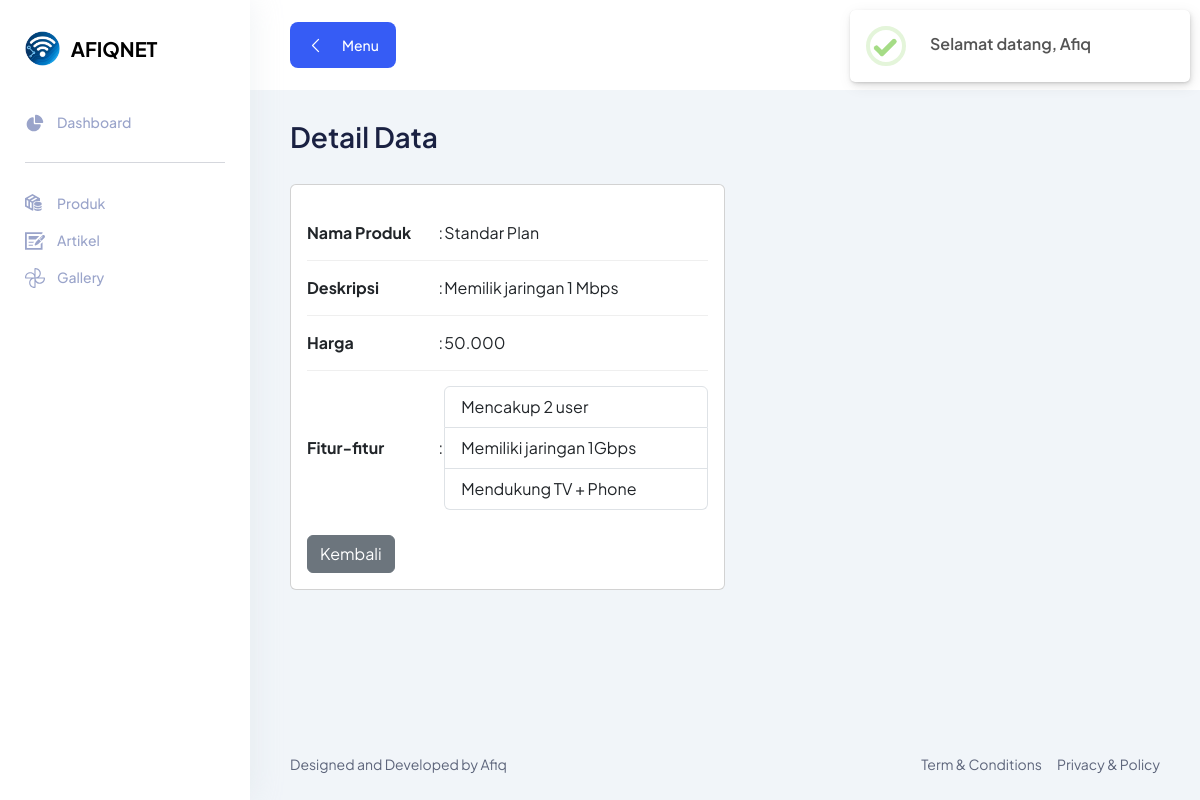
The app's page /backend/index.php?page=produk_detail&id_detail=1 (signed in) with its own data.
### tables this page shows
CREATE TABLE `produk` (
  `id` int NOT NULL,
  `nama` varchar(30) NOT NULL,
  `deskripsi` text NOT NULL,
  `harga` varchar(30) NOT NULL,
  `fitur` text NOT NULL
);

### backend/produk_detail.php (the view)
<?php
$id = $_GET['id_detail'];
$query = mysqli_query($konek, "SELECT * FROM produk WHERE id = '$id'");
$br = mysqli_fetch_assoc($query);
$fitur_array = explode(', ', $br['fitur']);
?>
<section class="section">
    <div class="container-fluid">
        <div class="title-wrapper pt-30">
            <div class="row align-items-center">
                <div class="col-md-6">
                    <div class="title">
                        <h2>Detail Data</h2>
                    </div>
                </div>
            </div>
        </div>
        <div class="card col-md-6">
            <div class="card-body">
                <table class="table">
                    <tr>
                        <th>Nama Produk</th>
                        <td>:</td>
                        <td><?= $br['nama'] ?></td>
                    </tr>
                    <tr>
                        <th>Deskripsi</th>
                        <td>:</td>
                        <td><?= $br['deskripsi'] ?></td>
                    </tr>
                    <tr>
                        <th>Harga</th>
                        <td>:</td>
                        <td><?= $br['harga'] ?></td>
                    </tr>
                    <tr>
                        <th>Fitur-fitur</th>
                        <td>:</td>
                        <td>
                            <ul class="list-group">
                                <?php foreach ($fitur_array as $fitur): ?>
                                    <?php if (!empty($fitur)): ?>
                                        <li class="list-group-item"><?= $fitur ?></li>
                                    <?php endif; ?>
                                <?php endforeach; ?>
                            </ul>
                        </td>
                    </tr>
                </table>
                <a href="?page=produk" class="btn btn-secondary mt-2 rounded-2">Kembali</a>
            </div>
        </div>
    </div>
</section>

### backend/assets/css/fullcalendar.css (style rules this page uses)
:root { --fc-daygrid-event-dot-width:8px;--fc-list-event-dot-width:10px;--fc-list-event-hover-bg-color:#f5f5f5 }

### backend/assets/css/dataTables.css (style rules this page uses)
:root { --dt-row-selected: 13, 110, 253; --dt-row-selected-text: 255, 255, 255; --dt-row-selected-link: 9, 10, 11; --dt-row-stripe: 0, 0, 0; --dt-row-hover: 0, 0, 0; --dt-column-ordering: 0, 0, 0; --dt-html-background: white; }
:root { --dt-row-hover-alpha: 0.035; --dt-row-stripe-alpha: 0.023; --dt-column-ordering-alpha: 0.019; --dt-row-selected-stripe-alpha: 0.923; --dt-row-selected-column-ordering-alpha: 0.919; }

### records on screen
produk: nama "Standar Plan", deskripsi "Memilik jaringan 1 Mbps", harga "50.000", fitur "Mencakup 2 user", fitur "Memiliki jaringan 1Gbps", fitur "Mendukung TV + Phone"
